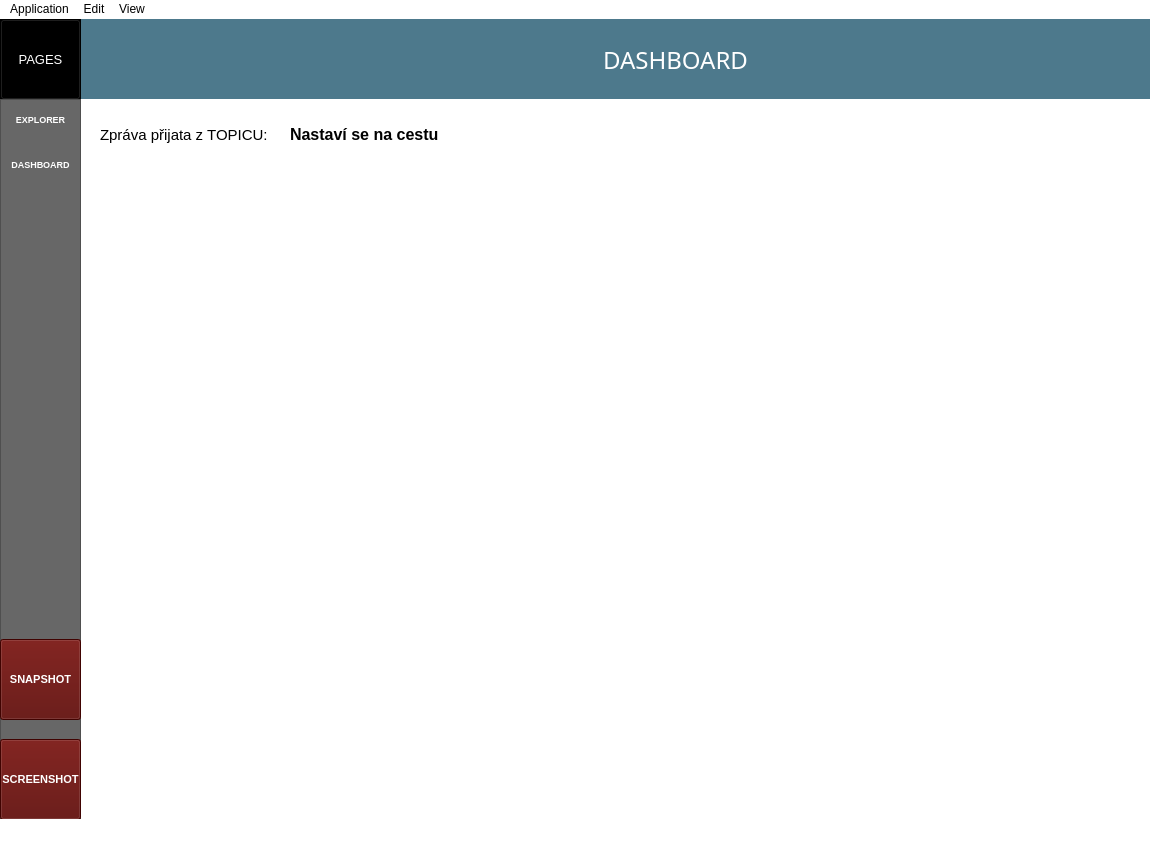
<?xml version="1.0" encoding="UTF-8"?>
<ui version="4.0">
 <class>MainWindow</class>
 <widget class="QMainWindow" name="MainWindow">
  <property name="geometry">
   <rect>
    <x>0</x>
    <y>0</y>
    <width>1150</width>
    <height>850</height>
   </rect>
  </property>
  <property name="maximumSize">
   <size>
    <width>1150</width>
    <height>850</height>
   </size>
  </property>
  <property name="windowTitle">
   <string>MQTT Explorer</string>
  </property>
  <property name="styleSheet">
   <string notr="true">background-color: rgb(255, 255, 255);</string>
  </property>
  <widget class="QWidget" name="centralwidget">
   <property name="maximumSize">
    <size>
     <width>1200</width>
     <height>800</height>
    </size>
   </property>
   <widget class="QFrame" name="frame_menu">
    <property name="geometry">
     <rect>
      <x>0</x>
      <y>80</y>
      <width>81</width>
      <height>835</height>
     </rect>
    </property>
    <property name="maximumSize">
     <size>
      <width>16777215</width>
      <height>16777215</height>
     </size>
    </property>
    <property name="layoutDirection">
     <enum>Qt::LeftToRight</enum>
    </property>
    <property name="autoFillBackground">
     <bool>false</bool>
    </property>
    <property name="styleSheet">
     <string notr="true">background-color: rgb(103, 103, 103);</string>
    </property>
    <property name="frameShape">
     <enum>QFrame::StyledPanel</enum>
    </property>
    <property name="frameShadow">
     <enum>QFrame::Raised</enum>
    </property>
    <widget class="QPushButton" name="Explorer_button">
     <property name="geometry">
      <rect>
       <x>0</x>
       <y>0</y>
       <width>81</width>
       <height>41</height>
      </rect>
     </property>
     <property name="font">
      <font>
       <pointsize>7</pointsize>
       <weight>75</weight>
       <bold>true</bold>
      </font>
     </property>
     <property name="autoFillBackground">
      <bool>false</bool>
     </property>
     <property name="styleSheet">
      <string notr="true">QPushButton{
	color: rgb(255, 255, 255);
	background-color: rgb(103, 103, 103);
}

QPushButton:hover{
	background-color: rgb(77, 121, 140);
}</string>
     </property>
     <property name="text">
      <string>EXPLORER</string>
     </property>
     <property name="flat">
      <bool>true</bool>
     </property>
    </widget>
    <widget class="QPushButton" name="Dash_button">
     <property name="geometry">
      <rect>
       <x>0</x>
       <y>50</y>
       <width>81</width>
       <height>31</height>
      </rect>
     </property>
     <property name="font">
      <font>
       <pointsize>7</pointsize>
       <weight>75</weight>
       <bold>true</bold>
      </font>
     </property>
     <property name="styleSheet">
      <string notr="true">QPushButton{
	color: rgb(255, 255, 255);
	background-color: rgb(103, 103, 103);
}

QPushButton:hover{
	background-color: rgb(77, 121, 140);
}</string>
     </property>
     <property name="text">
      <string>DASHBOARD</string>
     </property>
     <property name="flat">
      <bool>true</bool>
     </property>
    </widget>
    <widget class="QPushButton" name="screenshot_button">
     <property name="geometry">
      <rect>
       <x>0</x>
       <y>640</y>
       <width>81</width>
       <height>81</height>
      </rect>
     </property>
     <property name="font">
      <font>
       <pointsize>8</pointsize>
       <weight>75</weight>
       <bold>true</bold>
      </font>
     </property>
     <property name="styleSheet">
      <string notr="true">background-color: rgb(89, 4, 1);
color: rgb(255, 255, 255);</string>
     </property>
     <property name="text">
      <string>SCREENSHOT</string>
     </property>
    </widget>
    <widget class="QPushButton" name="snap_button">
     <property name="geometry">
      <rect>
       <x>0</x>
       <y>540</y>
       <width>81</width>
       <height>81</height>
      </rect>
     </property>
     <property name="font">
      <font>
       <pointsize>8</pointsize>
       <weight>75</weight>
       <bold>true</bold>
      </font>
     </property>
     <property name="styleSheet">
      <string notr="true">background-color: rgb(89, 4, 1);
color: rgb(255, 255, 255);</string>
     </property>
     <property name="text">
      <string>SNAPSHOT</string>
     </property>
    </widget>
   </widget>
   <widget class="QStackedWidget" name="Pages">
    <property name="geometry">
     <rect>
      <x>80</x>
      <y>0</y>
      <width>1071</width>
      <height>841</height>
     </rect>
    </property>
    <property name="currentIndex">
     <number>1</number>
    </property>
    <widget class="QWidget" name="page">
     <widget class="QScrollArea" name="scrollArea">
      <property name="geometry">
       <rect>
        <x>430</x>
        <y>80</y>
        <width>641</width>
        <height>751</height>
       </rect>
      </property>
      <property name="styleSheet">
       <string notr="true">border-color: rgb(255, 255, 255);</string>
      </property>
      <property name="lineWidth">
       <number>0</number>
      </property>
      <property name="widgetResizable">
       <bool>true</bool>
      </property>
      <widget class="QWidget" name="scrollAreaWidgetContents_2">
       <property name="geometry">
        <rect>
         <x>0</x>
         <y>0</y>
         <width>639</width>
         <height>749</height>
        </rect>
       </property>
       <widget class="QWidget" name="layoutWidget_main">
        <property name="geometry">
         <rect>
          <x>70</x>
          <y>10</y>
          <width>501</width>
          <height>71</height>
         </rect>
        </property>
        <layout class="QHBoxLayout" name="horizontalLayout_2">
         <item>
          <widget class="QPushButton" name="copy_topic_2">
           <property name="autoFillBackground">
            <bool>false</bool>
           </property>
           <property name="styleSheet">
            <string notr="true">color: rgb(255, 255, 255);
background-color: rgb(77, 121, 140);</string>
           </property>
           <property name="text">
            <string>Copy path</string>
           </property>
           <property name="flat">
            <bool>false</bool>
           </property>
          </widget>
         </item>
         <item>
          <widget class="QLineEdit" name="topic_search">
           <property name="styleSheet">
            <string notr="true">QLineEdit{
border: 2px solid rgb(37,39,48);
border-left:none;
border-right:none;
border-top:none;
border-radius: 20px;
}</string>
           </property>
           <property name="placeholderText">
            <string> Insert tree path...</string>
           </property>
           <property name="clearButtonEnabled">
            <bool>true</bool>
           </property>
          </widget>
         </item>
         <item>
          <widget class="QPushButton" name="delete_topic_2">
           <property name="autoFillBackground">
            <bool>false</bool>
           </property>
           <property name="styleSheet">
            <string notr="true">color: rgb(255, 255, 255);
background-color: rgb(77, 121, 140);</string>
           </property>
           <property name="text">
            <string>Delete sub-topics</string>
           </property>
           <property name="flat">
            <bool>false</bool>
           </property>
          </widget>
         </item>
         <item>
          <widget class="QPushButton" name="add_topic">
           <property name="styleSheet">
            <string notr="true">color: rgb(255, 255, 255);
background-color: rgb(77, 121, 140);</string>
           </property>
           <property name="text">
            <string>Add topic</string>
           </property>
          </widget>
         </item>
        </layout>
       </widget>
       <widget class="QWidget" name="layoutWidget">
        <property name="geometry">
         <rect>
          <x>70</x>
          <y>590</y>
          <width>142</width>
          <height>111</height>
         </rect>
        </property>
        <layout class="QVBoxLayout" name="verticalLayout">
         <item>
          <widget class="QLabel" name="Stats_label">
           <property name="font">
            <font>
             <pointsize>12</pointsize>
            </font>
           </property>
           <property name="styleSheet">
            <string notr="true">color:rgb(191, 191, 191);</string>
           </property>
           <property name="text">
            <string>Stats</string>
           </property>
          </widget>
         </item>
         <item>
          <widget class="QLabel" name="label">
           <property name="text">
            <string>Messages:</string>
           </property>
          </widget>
         </item>
         <item>
          <widget class="QLabel" name="label_2">
           <property name="text">
            <string>Subtopics:</string>
           </property>
          </widget>
         </item>
         <item>
          <widget class="QLabel" name="label_3">
           <property name="text">
            <string>Messages Subtopics:</string>
           </property>
          </widget>
         </item>
        </layout>
       </widget>
       <widget class="QLineEdit" name="path_message">
        <property name="geometry">
         <rect>
          <x>70</x>
          <y>120</y>
          <width>221</width>
          <height>20</height>
         </rect>
        </property>
        <property name="autoFillBackground">
         <bool>false</bool>
        </property>
        <property name="styleSheet">
         <string notr="true">QLineEdit{
border: 2px solid rgb(37,39,48);
border-left:none;
border-right:none;
border-top:none;
border-radius: 20px;
}</string>
        </property>
        <property name="placeholderText">
         <string>Where to send your message?...</string>
        </property>
        <property name="clearButtonEnabled">
         <bool>true</bool>
        </property>
       </widget>
       <widget class="QLabel" name="Message_label">
        <property name="geometry">
         <rect>
          <x>70</x>
          <y>90</y>
          <width>61</width>
          <height>21</height>
         </rect>
        </property>
        <property name="font">
         <font>
          <pointsize>12</pointsize>
         </font>
        </property>
        <property name="styleSheet">
         <string notr="true">color:rgb(191, 191, 191);</string>
        </property>
        <property name="text">
         <string>Topic</string>
        </property>
       </widget>
       <widget class="QLabel" name="value_label">
        <property name="geometry">
         <rect>
          <x>70</x>
          <y>290</y>
          <width>71</width>
          <height>21</height>
         </rect>
        </property>
        <property name="font">
         <font>
          <pointsize>12</pointsize>
         </font>
        </property>
        <property name="styleSheet">
         <string notr="true">color:rgb(191, 191, 191);</string>
        </property>
        <property name="text">
         <string>Value</string>
        </property>
       </widget>
       <widget class="QScrollArea" name="scrollArea_3">
        <property name="geometry">
         <rect>
          <x>70</x>
          <y>320</y>
          <width>531</width>
          <height>101</height>
         </rect>
        </property>
        <property name="widgetResizable">
         <bool>true</bool>
        </property>
        <widget class="QWidget" name="scrollAreaWidgetContents_4">
         <property name="geometry">
          <rect>
           <x>0</x>
           <y>0</y>
           <width>529</width>
           <height>99</height>
          </rect>
         </property>
         <widget class="QPushButton" name="img_msg">
          <property name="enabled">
           <bool>true</bool>
          </property>
          <property name="geometry">
           <rect>
            <x>180</x>
            <y>20</y>
            <width>141</width>
            <height>51</height>
           </rect>
          </property>
          <property name="styleSheet">
           <string notr="true">background-color: rgb(203, 203, 203);</string>
          </property>
          <property name="text">
           <string>Zobrazit obrázek</string>
          </property>
         </widget>
         <widget class="QPlainTextEdit" name="value_text">
          <property name="geometry">
           <rect>
            <x>0</x>
            <y>-10</y>
            <width>531</width>
            <height>101</height>
           </rect>
          </property>
          <property name="styleSheet">
           <string notr="true">QPlainTextEdit{
border: 2px solid rgb(37,39,48);
border-left:none;
border-right:none;
border-top:none;
border-bottom:none;
border-radius: 20px;
}</string>
          </property>
         </widget>
         <zorder>value_text</zorder>
         <zorder>img_msg</zorder>
        </widget>
       </widget>
       <widget class="QLabel" name="value_label_3">
        <property name="geometry">
         <rect>
          <x>70</x>
          <y>430</y>
          <width>71</width>
          <height>21</height>
         </rect>
        </property>
        <property name="font">
         <font>
          <pointsize>12</pointsize>
         </font>
        </property>
        <property name="styleSheet">
         <string notr="true">color:rgb(191, 191, 191);</string>
        </property>
        <property name="text">
         <string>History</string>
        </property>
       </widget>
       <widget class="QScrollArea" name="scrollArea_4">
        <property name="geometry">
         <rect>
          <x>70</x>
          <y>460</y>
          <width>531</width>
          <height>101</height>
         </rect>
        </property>
        <property name="widgetResizable">
         <bool>true</bool>
        </property>
        <widget class="QWidget" name="scrollAreaWidgetContents_8">
         <property name="geometry">
          <rect>
           <x>0</x>
           <y>0</y>
           <width>529</width>
           <height>99</height>
          </rect>
         </property>
         <widget class="QGraphicsView" name="graphicsView_3">
          <property name="geometry">
           <rect>
            <x>-10</x>
            <y>-10</y>
            <width>551</width>
            <height>111</height>
           </rect>
          </property>
         </widget>
        </widget>
       </widget>
       <widget class="QTextEdit" name="textEdit">
        <property name="geometry">
         <rect>
          <x>70</x>
          <y>150</y>
          <width>531</width>
          <height>131</height>
         </rect>
        </property>
       </widget>
       <widget class="QPushButton" name="publish_button">
        <property name="geometry">
         <rect>
          <x>490</x>
          <y>240</y>
          <width>101</width>
          <height>31</height>
         </rect>
        </property>
        <property name="styleSheet">
         <string notr="true">color: rgb(255, 255, 255);
background-color: rgb(77, 121, 140);</string>
        </property>
        <property name="text">
         <string>PUBLISH</string>
        </property>
       </widget>
       <widget class="QComboBox" name="topic_label_dash">
        <property name="geometry">
         <rect>
          <x>450</x>
          <y>610</y>
          <width>151</width>
          <height>22</height>
         </rect>
        </property>
        <property name="editable">
         <bool>true</bool>
        </property>
       </widget>
       <widget class="QComboBox" name="room_lights_opt_3">
        <property name="geometry">
         <rect>
          <x>450</x>
          <y>580</y>
          <width>151</width>
          <height>22</height>
         </rect>
        </property>
        <property name="editable">
         <bool>true</bool>
        </property>
       </widget>
       <widget class="QLabel" name="subtopic_label">
        <property name="geometry">
         <rect>
          <x>350</x>
          <y>610</y>
          <width>91</width>
          <height>20</height>
         </rect>
        </property>
        <property name="font">
         <font>
          <pointsize>12</pointsize>
         </font>
        </property>
        <property name="text">
         <string>Subtopic:</string>
        </property>
       </widget>
       <widget class="QLabel" name="room_label_3">
        <property name="geometry">
         <rect>
          <x>350</x>
          <y>580</y>
          <width>61</width>
          <height>20</height>
         </rect>
        </property>
        <property name="font">
         <font>
          <pointsize>12</pointsize>
         </font>
        </property>
        <property name="text">
         <string>Topic:</string>
        </property>
       </widget>
       <widget class="QPushButton" name="dashboard_add">
        <property name="geometry">
         <rect>
          <x>490</x>
          <y>690</y>
          <width>111</width>
          <height>21</height>
         </rect>
        </property>
        <property name="styleSheet">
         <string notr="true">color: rgb(255, 255, 255);
background-color: rgb(77, 121, 140);</string>
        </property>
        <property name="text">
         <string>Add to dash board</string>
        </property>
       </widget>
       <widget class="QGroupBox" name="groupBox">
        <property name="geometry">
         <rect>
          <x>350</x>
          <y>640</y>
          <width>51</width>
          <height>21</height>
         </rect>
        </property>
        <property name="styleSheet">
         <string notr="true">QGroupBox{
border: 2px solid rgb(37,39,48);
border-left:none;
border-right:none;
border-top:none;
border-bottom:none;
}</string>
        </property>
        <property name="title">
         <string/>
        </property>
        <widget class="QRadioButton" name="radio_text">
         <property name="geometry">
          <rect>
           <x>0</x>
           <y>0</y>
           <width>51</width>
           <height>20</height>
          </rect>
         </property>
         <property name="text">
          <string>Text</string>
         </property>
         <property name="checked">
          <bool>true</bool>
         </property>
        </widget>
       </widget>
       <widget class="QGroupBox" name="groupBox_2">
        <property name="geometry">
         <rect>
          <x>420</x>
          <y>640</y>
          <width>81</width>
          <height>21</height>
         </rect>
        </property>
        <property name="styleSheet">
         <string notr="true">QGroupBox{
border: 2px solid rgb(37,39,48);
border-left:none;
border-right:none;
border-top:none;
border-bottom:none;
}</string>
        </property>
        <property name="title">
         <string/>
        </property>
        <widget class="QRadioButton" name="radio_water">
         <property name="geometry">
          <rect>
           <x>0</x>
           <y>0</y>
           <width>81</width>
           <height>20</height>
          </rect>
         </property>
         <property name="text">
          <string>Watteriness</string>
         </property>
        </widget>
       </widget>
       <widget class="QGroupBox" name="groupBox_3">
        <property name="geometry">
         <rect>
          <x>510</x>
          <y>640</y>
          <width>91</width>
          <height>21</height>
         </rect>
        </property>
        <property name="styleSheet">
         <string notr="true">QGroupBox{
border: 2px solid rgb(37,39,48);
border-left:none;
border-right:none;
border-top:none;
border-bottom:none;
}</string>
        </property>
        <property name="title">
         <string/>
        </property>
        <widget class="QRadioButton" name="radio_temp">
         <property name="geometry">
          <rect>
           <x>0</x>
           <y>0</y>
           <width>91</width>
           <height>20</height>
          </rect>
         </property>
         <property name="text">
          <string>Temperature</string>
         </property>
        </widget>
       </widget>
       <widget class="QGroupBox" name="groupBox_4">
        <property name="geometry">
         <rect>
          <x>350</x>
          <y>660</y>
          <width>71</width>
          <height>21</height>
         </rect>
        </property>
        <property name="styleSheet">
         <string notr="true">QGroupBox{
border: 2px solid rgb(37,39,48);
border-left:none;
border-right:none;
border-top:none;
border-bottom:none;
}</string>
        </property>
        <property name="title">
         <string/>
        </property>
        <widget class="QRadioButton" name="radio_cameras">
         <property name="geometry">
          <rect>
           <x>0</x>
           <y>0</y>
           <width>71</width>
           <height>21</height>
          </rect>
         </property>
         <property name="text">
          <string>Cameras</string>
         </property>
        </widget>
       </widget>
       <widget class="QGroupBox" name="groupBox_5">
        <property name="geometry">
         <rect>
          <x>420</x>
          <y>660</y>
          <width>111</width>
          <height>21</height>
         </rect>
        </property>
        <property name="styleSheet">
         <string notr="true">QGroupBox{
border: 2px solid rgb(37,39,48);
border-left:none;
border-right:none;
border-top:none;
border-bottom:none;
}</string>
        </property>
        <property name="title">
         <string/>
        </property>
        <widget class="QRadioButton" name="radio_thermo">
         <property name="geometry">
          <rect>
           <x>0</x>
           <y>0</y>
           <width>101</width>
           <height>20</height>
          </rect>
         </property>
         <property name="text">
          <string>Thermostat</string>
         </property>
        </widget>
       </widget>
       <widget class="QGroupBox" name="groupBox_6">
        <property name="geometry">
         <rect>
          <x>510</x>
          <y>660</y>
          <width>81</width>
          <height>21</height>
         </rect>
        </property>
        <property name="styleSheet">
         <string notr="true">QGroupBox{
border: 2px solid rgb(37,39,48);
border-left:none;
border-right:none;
border-top:none;
border-bottom:none;
}</string>
        </property>
        <property name="title">
         <string/>
        </property>
        <widget class="QRadioButton" name="radio_light">
         <property name="geometry">
          <rect>
           <x>0</x>
           <y>0</y>
           <width>82</width>
           <height>21</height>
          </rect>
         </property>
         <property name="styleSheet">
          <string notr="true">QGroupBox{
border: 2px solid rgb(37,39,48);
border-left:none;
border-right:none;
border-top:none;
border-bottom:none;
}</string>
         </property>
         <property name="text">
          <string>Lights</string>
         </property>
        </widget>
       </widget>
      </widget>
     </widget>
     <widget class="QTreeView" name="treeView">
      <property name="geometry">
       <rect>
        <x>0</x>
        <y>80</y>
        <width>431</width>
        <height>741</height>
       </rect>
      </property>
      <attribute name="headerVisible">
       <bool>false</bool>
      </attribute>
     </widget>
     <widget class="QFrame" name="frame">
      <property name="geometry">
       <rect>
        <x>-70</x>
        <y>0</y>
        <width>1151</width>
        <height>80</height>
       </rect>
      </property>
      <property name="styleSheet">
       <string notr="true">background-color: rgb(77, 121, 140);</string>
      </property>
      <property name="frameShape">
       <enum>QFrame::NoFrame</enum>
      </property>
      <property name="frameShadow">
       <enum>QFrame::Raised</enum>
      </property>
      <widget class="QLabel" name="sing_label">
       <property name="geometry">
        <rect>
         <x>130</x>
         <y>20</y>
         <width>211</width>
         <height>41</height>
        </rect>
       </property>
       <property name="font">
        <font>
         <family>Rockwell</family>
         <pointsize>18</pointsize>
        </font>
       </property>
       <property name="styleSheet">
        <string notr="true">color: rgb(255, 255, 255);</string>
       </property>
       <property name="text">
        <string>MQTT Explorer</string>
       </property>
       <property name="alignment">
        <set>Qt::AlignCenter</set>
       </property>
      </widget>
      <widget class="QLineEdit" name="lineEdit">
       <property name="geometry">
        <rect>
         <x>370</x>
         <y>20</y>
         <width>341</width>
         <height>41</height>
        </rect>
       </property>
       <property name="styleSheet">
        <string notr="true">QLineEdit{
background-color: rgb(121, 162, 180);
border: 2px solid rgb(255,255,255);
border-radius: 20px;
}</string>
       </property>
       <property name="inputMask">
        <string/>
       </property>
       <property name="text">
        <string/>
       </property>
       <property name="readOnly">
        <bool>false</bool>
       </property>
       <property name="placeholderText">
        <string> Search...</string>
       </property>
       <property name="clearButtonEnabled">
        <bool>true</bool>
       </property>
      </widget>
      <widget class="QPushButton" name="searchButton">
       <property name="geometry">
        <rect>
         <x>740</x>
         <y>20</y>
         <width>91</width>
         <height>41</height>
        </rect>
       </property>
       <property name="styleSheet">
        <string notr="true">background-color: rgb(255, 255, 255);</string>
       </property>
       <property name="text">
        <string>Search</string>
       </property>
      </widget>
      <widget class="QPushButton" name="buttonConnect">
       <property name="geometry">
        <rect>
         <x>850</x>
         <y>20</y>
         <width>111</width>
         <height>41</height>
        </rect>
       </property>
       <property name="font">
        <font>
         <family>Poor Richard</family>
         <pointsize>14</pointsize>
        </font>
       </property>
       <property name="styleSheet">
        <string notr="true">color: rgb(255, 255, 255);
background-color: rgb(77, 121, 140);</string>
       </property>
       <property name="text">
        <string>CONNECT</string>
       </property>
       <property name="flat">
        <bool>true</bool>
       </property>
      </widget>
      <widget class="QPushButton" name="button_disconnect">
       <property name="geometry">
        <rect>
         <x>970</x>
         <y>20</y>
         <width>131</width>
         <height>41</height>
        </rect>
       </property>
       <property name="font">
        <font>
         <family>Poor Richard</family>
         <pointsize>14</pointsize>
        </font>
       </property>
       <property name="styleSheet">
        <string notr="true">color: rgb(255, 255, 255);
background-color: rgb(77, 121, 140);</string>
       </property>
       <property name="text">
        <string>DISCONNECT</string>
       </property>
       <property name="flat">
        <bool>true</bool>
       </property>
      </widget>
     </widget>
    </widget>
    <widget class="QWidget" name="page_2">
     <widget class="QFrame" name="frame_2">
      <property name="enabled">
       <bool>true</bool>
      </property>
      <property name="geometry">
       <rect>
        <x>0</x>
        <y>0</y>
        <width>1151</width>
        <height>80</height>
       </rect>
      </property>
      <property name="styleSheet">
       <string notr="true">background-color: rgb(77, 121, 140);</string>
      </property>
      <property name="frameShape">
       <enum>QFrame::NoFrame</enum>
      </property>
      <property name="frameShadow">
       <enum>QFrame::Raised</enum>
      </property>
      <widget class="QLabel" name="sing_label_3">
       <property name="geometry">
        <rect>
         <x>490</x>
         <y>20</y>
         <width>211</width>
         <height>41</height>
        </rect>
       </property>
       <property name="minimumSize">
        <size>
         <width>211</width>
         <height>41</height>
        </size>
       </property>
       <property name="font">
        <font>
         <family>Rockwell</family>
         <pointsize>18</pointsize>
        </font>
       </property>
       <property name="styleSheet">
        <string notr="true">color: rgb(255, 255, 255);</string>
       </property>
       <property name="text">
        <string>DASHBOARD</string>
       </property>
       <property name="alignment">
        <set>Qt::AlignCenter</set>
       </property>
      </widget>
     </widget>
     <widget class="QLabel" name="label_4">
      <property name="geometry">
       <rect>
        <x>20</x>
        <y>100</y>
        <width>201</width>
        <height>31</height>
       </rect>
      </property>
      <property name="font">
       <font>
        <pointsize>11</pointsize>
        <weight>50</weight>
        <bold>false</bold>
       </font>
      </property>
      <property name="text">
       <string>Zpráva přijata z TOPICU:</string>
      </property>
     </widget>
     <widget class="QLabel" name="topic_name">
      <property name="geometry">
       <rect>
        <x>210</x>
        <y>105</y>
        <width>221</width>
        <height>21</height>
       </rect>
      </property>
      <property name="font">
       <font>
        <pointsize>12</pointsize>
        <weight>75</weight>
        <bold>true</bold>
       </font>
      </property>
      <property name="text">
       <string>Nastaví se na cestu</string>
      </property>
     </widget>
    </widget>
   </widget>
   <widget class="QFrame" name="frame_3">
    <property name="geometry">
     <rect>
      <x>0</x>
      <y>0</y>
      <width>81</width>
      <height>80</height>
     </rect>
    </property>
    <property name="autoFillBackground">
     <bool>false</bool>
    </property>
    <property name="styleSheet">
     <string notr="true">background-color: rgb(0, 0, 0);</string>
    </property>
    <property name="frameShape">
     <enum>QFrame::StyledPanel</enum>
    </property>
    <property name="frameShadow">
     <enum>QFrame::Raised</enum>
    </property>
    <widget class="QPushButton" name="toogle_button">
     <property name="geometry">
      <rect>
       <x>0</x>
       <y>0</y>
       <width>81</width>
       <height>81</height>
      </rect>
     </property>
     <property name="sizePolicy">
      <sizepolicy hsizetype="Expanding" vsizetype="Expanding">
       <horstretch>0</horstretch>
       <verstretch>0</verstretch>
      </sizepolicy>
     </property>
     <property name="font">
      <font>
       <pointsize>10</pointsize>
      </font>
     </property>
     <property name="styleSheet">
      <string notr="true">color: rgb(255, 255, 255);
background-color: rgb(0, 0, 0);</string>
     </property>
     <property name="text">
      <string>PAGES</string>
     </property>
    </widget>
   </widget>
   <widget class="QWidget" name="layoutWidget">
    <property name="geometry">
     <rect>
      <x>0</x>
      <y>0</y>
      <width>2</width>
      <height>2</height>
     </rect>
    </property>
    <layout class="QHBoxLayout" name="horizontalLayout"/>
   </widget>
   <widget class="QWidget" name="layoutWidget">
    <property name="geometry">
     <rect>
      <x>0</x>
      <y>0</y>
      <width>2</width>
      <height>2</height>
     </rect>
    </property>
    <layout class="QVBoxLayout" name="verticalLayout_3"/>
   </widget>
   <widget class="QWidget" name="layoutWidget">
    <property name="geometry">
     <rect>
      <x>0</x>
      <y>0</y>
      <width>2</width>
      <height>2</height>
     </rect>
    </property>
    <layout class="QVBoxLayout" name="verticalLayout_4"/>
   </widget>
   <zorder>layoutWidget</zorder>
   <zorder>layoutWidget</zorder>
   <zorder>layoutWidget</zorder>
   <zorder>Pages</zorder>
   <zorder>frame_3</zorder>
   <zorder>frame_menu</zorder>
  </widget>
  <widget class="QMenuBar" name="menubar">
   <property name="geometry">
    <rect>
     <x>0</x>
     <y>0</y>
     <width>1150</width>
     <height>22</height>
    </rect>
   </property>
   <property name="focusPolicy">
    <enum>Qt::NoFocus</enum>
   </property>
   <widget class="QMenu" name="menuFile">
    <property name="title">
     <string>Application</string>
    </property>
    <addaction name="actionAbout_Aplication"/>
    <addaction name="separator"/>
    <addaction name="actionQuit"/>
   </widget>
   <widget class="QMenu" name="menuEdit">
    <property name="autoFillBackground">
     <bool>false</bool>
    </property>
    <property name="tearOffEnabled">
     <bool>false</bool>
    </property>
    <property name="title">
     <string>Edit</string>
    </property>
    <addaction name="actionUndo"/>
    <addaction name="actionRedo"/>
    <addaction name="separator"/>
    <addaction name="actionCut"/>
    <addaction name="actionCopy"/>
    <addaction name="actionPaste"/>
    <addaction name="actionSelect_All"/>
   </widget>
   <widget class="QMenu" name="menuView">
    <property name="title">
     <string>View</string>
    </property>
    <addaction name="actionDefault_size"/>
    <addaction name="actionIncrease_size"/>
    <addaction name="actionReduce_size"/>
   </widget>
   <addaction name="menuFile"/>
   <addaction name="menuEdit"/>
   <addaction name="menuView"/>
  </widget>
  <widget class="QStatusBar" name="statusBar"/>
  <action name="actionNew">
   <property name="text">
    <string>New</string>
   </property>
  </action>
  <action name="actionAbout_Aplication">
   <property name="text">
    <string>About Aplication</string>
   </property>
  </action>
  <action name="actionQuit">
   <property name="checkable">
    <bool>false</bool>
   </property>
   <property name="text">
    <string>Quit</string>
   </property>
  </action>
  <action name="actionUndo">
   <property name="checkable">
    <bool>false</bool>
   </property>
   <property name="checked">
    <bool>false</bool>
   </property>
   <property name="enabled">
    <bool>true</bool>
   </property>
   <property name="text">
    <string>Undo         Ctrl+Z</string>
   </property>
   <property name="visible">
    <bool>true</bool>
   </property>
   <property name="shortcutVisibleInContextMenu">
    <bool>true</bool>
   </property>
  </action>
  <action name="actionRedo">
   <property name="text">
    <string>Redo          Ctrl+Shift+Z</string>
   </property>
  </action>
  <action name="actionCut">
   <property name="text">
    <string>Cut              Ctrl+X</string>
   </property>
  </action>
  <action name="actionCopy">
   <property name="text">
    <string>Copy          Ctrl+C</string>
   </property>
  </action>
  <action name="actionSelect_All">
   <property name="text">
    <string>Select All    Ctrl+A</string>
   </property>
  </action>
  <action name="actionDefault_size">
   <property name="text">
    <string>Default size</string>
   </property>
  </action>
  <action name="actionIncrease_size">
   <property name="text">
    <string>Increase size</string>
   </property>
  </action>
  <action name="actionReduce_size">
   <property name="text">
    <string>Reduce size</string>
   </property>
  </action>
  <action name="actionPaste">
   <property name="text">
    <string>Paste          Ctrl+V</string>
   </property>
  </action>
  <action name="actionjde_to">
   <property name="text">
    <string>jde to?</string>
   </property>
  </action>
 </widget>
 <resources/>
 <connections/>
</ui>
